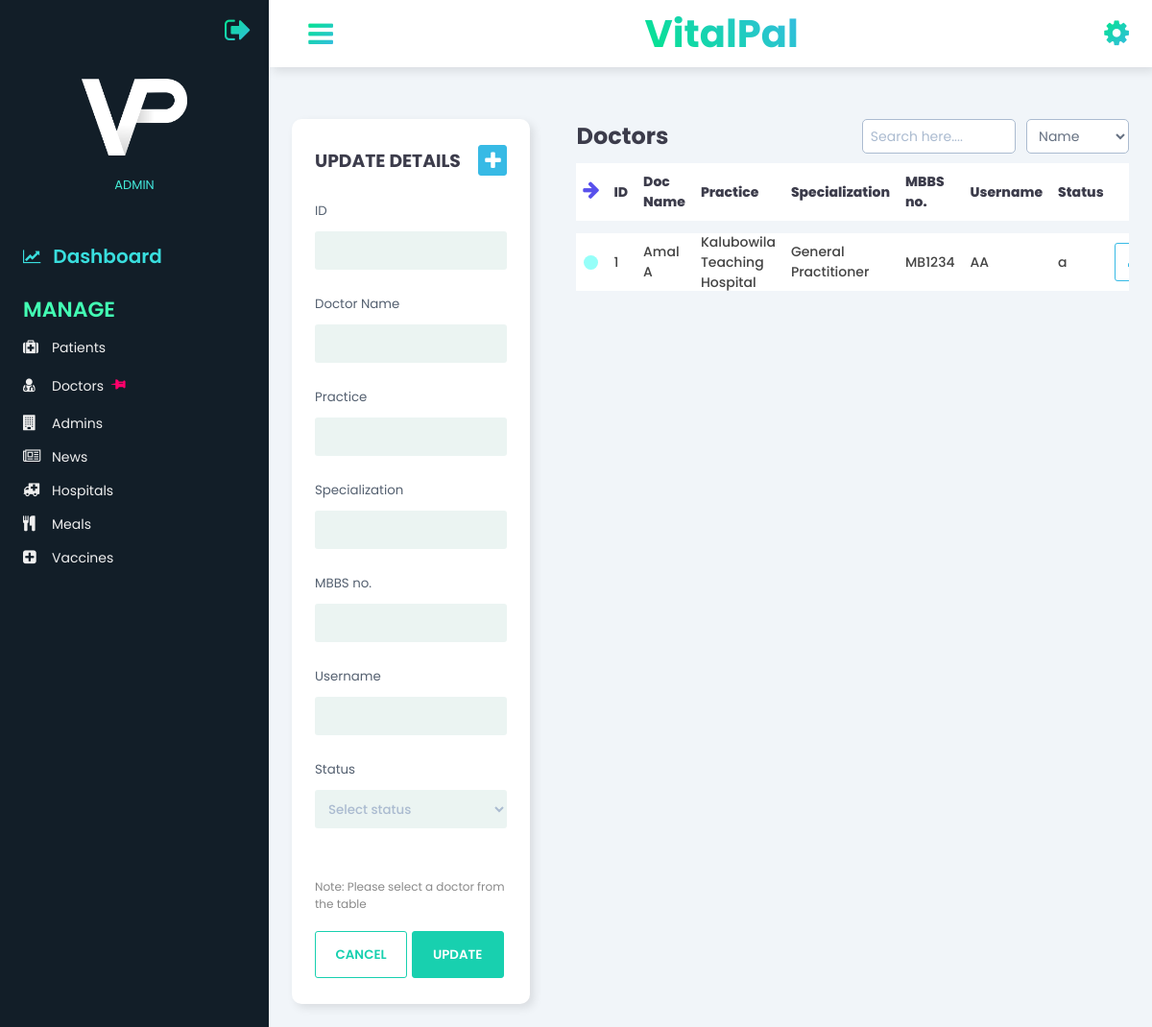
Before: /admin/Doctors.php (signed in) with the older database file.
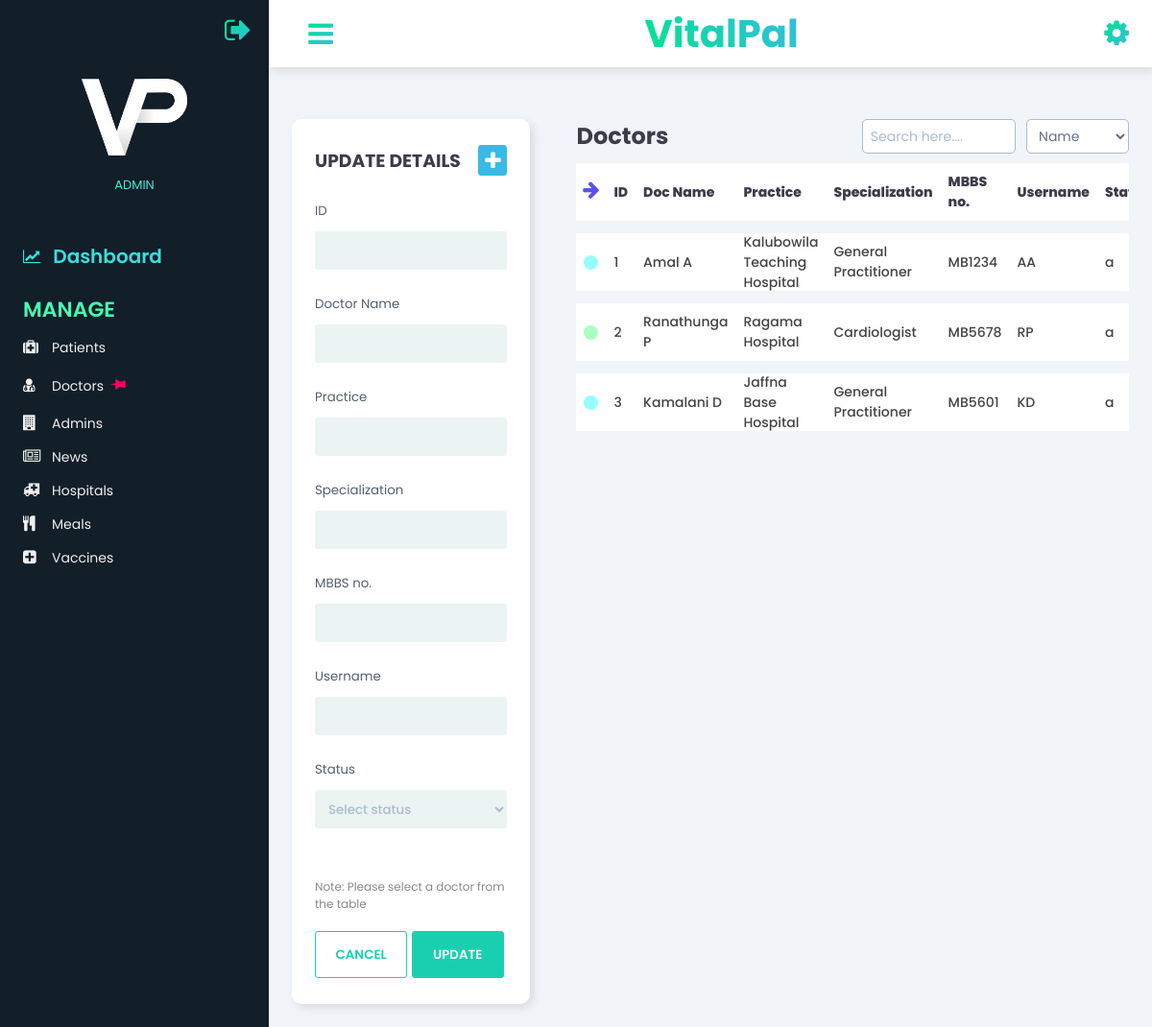
After: the same page with the newer database file.
### tables this page shows
CREATE TABLE `doctor` (
  `doctor_id` int(4) NOT NULL,
  `d_name` varchar(30) NOT NULL,
  `place_of_practice` varchar(50) NOT NULL,
  `specialization` varchar(25) NOT NULL,
  `mbbs_no` varchar(10) NOT NULL,
  `d_username` varchar(10) NOT NULL,
  `d_password` varchar(200) NOT NULL,
  `d_status` varchar(1) NOT NULL
);

### classes/doctor.php (called while the page is built, shortened)
<?php
    class Doctor {
        public function __construct() {
            $con = mysqli_connect(HOST, USER, PASS, DB) or die('Connection Error! '.mysqli_error());
            $this->vpc=$con;
        }
        public function d_fetchdata(){
            $result=mysqli_query($this->vpc,"SELECT * FROM doctor");
            return $result;
        }
    }
?>

### admin/Doctors.php (the view, shortened to what this page needs)
<?php
include_once("../classes/doctor.php");
?>
<!DOCTYPE html>
<html>
    <head>
        <link rel="stylesheet" href="../css/style_3.css?v=<?php echo time(); ?>">
        <link href="https://stackpath.bootstrapcdn.com/font-awesome/4.7.0/css/font-awesome.min.css" rel="stylesheet">
    </head>
    <body>
    <div class="sidebar">
        <div class="sidebar-logout">
            <div class="logout-flex">
                <div class="logout-icons">
                <a href="?q=logout"><span class="fa fa-sign-out"></span></a>
                </div>
            </div>
        </div>
        <div class="sidebar-main">
            <div class="sidebar-user">
                <img src="../images/vitalpal_logo_bw.png" alt="">
                <div class="user-info">
                    <span>ADMIN</span>
                </div>
            </div>
            <div class="sidebar-menu">
                <ul>
                    <li>
                        <a href="Dashboard.php" class="dash">
                            <span class="fa fa-line-chart"></span>
                            Dashboard
                        </a>
                    </li>
                </ul>
                <div class="menu-head">
                    <span>Manage</span>
                </div>
                <ul>
                    <li>
                        <a href="Patients.php">
                            <div class="side-icon">
                                <span class="fa fa-medkit"></span>
                            </div>
                            Patients
                        </a>
                    </li>
                    <li>
                        <a href="Doctors.php">
                            <div class="side-icon">
                                <span class="fa fa-user-md"></span>
                            </div>
                            Doctors
                            <div class="marker">
                                <span class="fa fa-thumb-tack"></span>
                            </div>
                        </a>
                    </li>
                    <li>
                        <a href="Admins.php">
                            <div class="side-icon">
                                <span class="fa fa-building"></span>
                            </div>
                            Admins
                        </a>
                    </li>
                    <li>
                        <a href="News.php">
                            <div class="side-icon">
                                <span class="fa fa-newspaper-o"></span>
                            </div>
                            News
                        </a>
                    </li>
                    <li>
                        <a href="Hospitals.php">
                            <div class="side-icon">
                                <span class="fa fa-ambulance"></span>
                            </div>
                            Hospitals
                        </a>
                    </li>
                    <li>
                        <a href="Meals.php">
                            <div class="side-icon">
                                <span class="fa fa-cutlery"></span>
                            </div>
                            Meals
                        </a>
                    </li>
                    <li>
                        <a href="Vaccines.php">
                            <div class="side-icon">
                                <span class="fa fa-plus-square"></span>
                            </div>
                            Vaccines
                        </a>
                    </li>
                </ul>
            </div>
        </div>
    </div>
    <div class="main-content">
        <header>
            <div class="menu-toggle">
                <label for="sidebar-toggle">
                    <span class="fa fa-bars"></span>
                </label>
            </div>
            <div class="header-heading">
                <a href="Dashboard.php"><h2>VitalPal</h2></a>
            </div>
            <div class="header-icons">
                <span class="fa fa-cog"> </span>
            </div>
        </header>
        <main>
            <div class="grid">
                <form action="" method="POST" id="form">
                    <div class="form-card">
                        <div class="form-head">
                            <h3>UPDATE DETAILS</h3>
                            <div  id="show-insert" class="showinsert"><span class="fa fa-plus"></span></div>
                        </div>
                        <div class="form-input">
                            <small>ID </small> <br>
                            <input  type="text" name="id" id="d_id" required data-readonly>
                        </div>
                        <div class="form-input">
                            <small>Doctor Name </small> <br>
                            <input  type="text" name="name" id="d_name" required>
                        </div>
                        <div class="form-input">
                            <small>Practice</small> <br>
                            <input  type="text" name="practice" id="d_practice" required>
                        </div>
                        <div class="form-input">
                            <small>Specialization</small> <br>
                            <input  type="text" name="specialization" id="d_specialization" required>
                        </div>
                        <div class="form-input">
                            <small>MBBS no.</small> <br>
                            <input  type="text" name="mbbs" id="d_mbbs" required>
                        </div>
                        <div class="form-input">
                            <small>Username</small> <br>
                            <input  type="text" name="username" id="d_username" required>
                        </div>
                        <div class="form-input">
                            <small>Status </small> <br>
                            <select name="status" class="currentstatus" id="d_status" required>
                                <option value="" selected hidden>Select status</option>
                            </select>
                        </div>
                        <div class="form-note">
                            <p>Note: Please select a doctor from the table </p>
                        </div>
                        <div class="form-btn">
                            <input type="reset" name="reset"  class="cancel-btn" value="Cancel">
                            <input type="submit" name="submitUpdate" class="update-btn" value="Update" id="submitbtn">
                        </div>
                    </div>
                </form>
                <div class="data">
                    <div class="filtering">
                        <h2>Doctors</h2>
                        <input type="text" name="search" id="search" placeholder="Search here...." >
                        <select data="fa fa-filter" name="filter" class="searchbyfilter" id="searchfilter" required>
                            <option value="2">Name</option>
                        </select>
                    </div>
                    <div class="table-responsive">
                        <table id="table" width="100%">
                            <tbody>
                                <tr class="table-heading">
                                    <td>
                                        <div class="indicator-heading">
                                            <span class="fa fa-arrow-down"></span>
                                        </div>
                                    </td>
                                    <td>
                                        <div>
                                            <p>ID</p>
                                        </div>
                                    </td>
                                    <td>
                                        <div>
                                            <p>Doc Name</p>
                                        </div>
                                    </td>
                                    <td>
                                        <div>
                                            <p>Practice</p>
                                        </div>
                                    </td>
                                    <td>
                                        <div>
                                            <p>Specialization</p>
                                        </div>
                                    </td>
                                    <td>
                                        <div>
                                            <p>MBBS no.</p>
                                        </div>
                                    </td>
                                    <td>
                                        <div>
                                            <p>Username</p>
                                        </div>
                                    </td>
                                    <td>
                                        <div>
                                            <p>Status</p>
                                        </div>
                                    </td>
                                    <td>
                                        <div>
                                        </div>
                                    </td>
                                </tr>
                                <?php
                                    include_once '../classes/doctor.php';
                                    $fetchdata=new Doctor();
                                    $sql=$fetchdata->d_fetchdata();
                                    $cnt=1;
                                    while($row=mysqli_fetch_array($sql))
                                    {
                                echo '
                                <tr>
                                    <td>
                                        <div>
                                            <span class="indicator"></span>
                                        </div>
                                    </td>
                                    <td id=id'.$cnt.'>
                                        <div>
                                            '.$row['doctor_id'].'
                                        </div>
                                    </td>
                                    <td id=name'.$cnt.'>
                                        <div>
                                            '.$row['d_name'].'
                                        </div>
                                    </td>
                                    <td id=practice'.$cnt.'>
                                        <div>
                                            '.$row['place_of_practice'].'
                                        </div>
                                    </td>
                                    <td id=specialization'.$cnt.'>
                                        <div>
                                            '.$row['specialization'].'
                                        </div>
                                    </td>
                                    <td id=mbbs'.$cnt.'>
                                        <div>
                                            '.$row['mbbs_no'].'
                                        </div>
                                    </td>
                                    <td id=username'.$cnt.'>
                                        <div>
                                            '.$row['d_username'].'
                                        </div>
                                    </td>
                                    <td id=status'.$cnt.'>
                                        <div>
                                            '.$row['d_status'].'
                                        </div>
                                    </td>
                                    <td>
                                        <div class="update">
                                            <button  id="updaterow" onclick="loadData('.$cnt.')"><span class="fa fa-pencil"></span></button>
                                        </div>
                                    </td>
                                </tr>
                                ';
                                   $cnt++;
                                    }
                                ?>
                            </tbody>
                        </table>
                    </div>
                </div>
            </div>
        </main>
    </div>
    </body>
</html>

Changed rows visible on the page:
added doctor: doctor_id "2", d_name "Ranathunga P", place_of_practice "Ragama Hospital", specialization "Cardiologist", mbbs_no "MB5678", d_username "RP", d_status "a"
added doctor: doctor_id "3", d_name "Kamalani D", place_of_practice "Jaffna Base Hospital", specialization "General Practitioner", mbbs_no "MB5601", d_username "KD", d_status "a"
